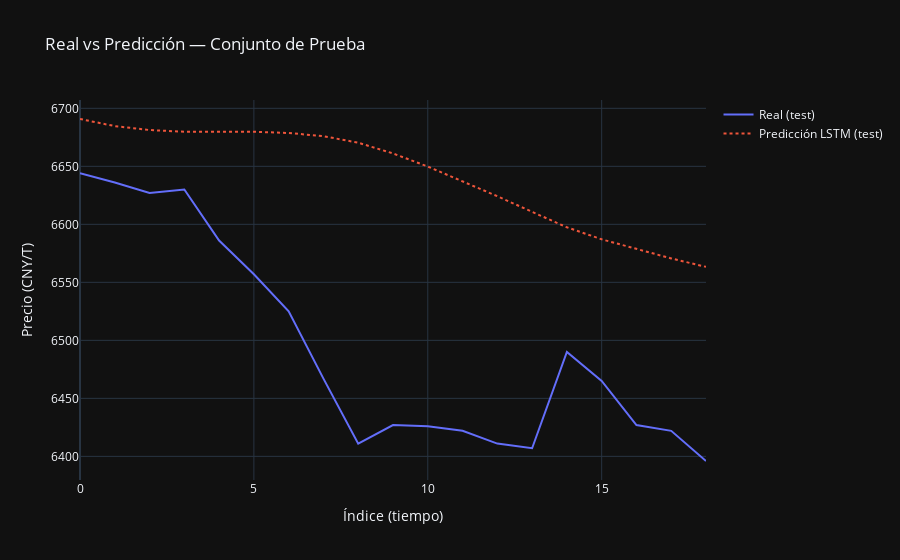

Notebook code for this chart:
### Markdown cell above
## Visualización real vs. Predicción

### Code cell
import plotly.graph_objects as go

fig = go.Figure()

fig.add_trace(go.Scatter(
    y=y_true.flatten(),
    mode="lines",
    name="Real (test)"
))

fig.add_trace(go.Scatter(
    y=y_pred.flatten(),
    mode="lines",
    name="Predicción LSTM (test)",
    line=dict(dash="dot")
))

fig.update_layout(
    title="Real vs Predicción — Conjunto de Prueba",
    xaxis_title="Índice (tiempo)",
    yaxis_title="Precio (CNY/T)",
    template="plotly_dark"
)

fig.show()

### Figure 1 — Plotly figure (JSON) as saved in the notebook; plotly's stock layout.template omitted (floating-point values rounded to 4 significant figures)
{"data": [{"mode": "lines", "name": "Real (test)", "type": "scatter", "y": [6644.0, 6636.0, 6627.0, 6630.0, 6586.0, 6557.0, 6525.0, 6467.0, 6411.0, 6427.0, 6426.0, 6422.0, 6411.0, 6407.0, 6490.0, 6465.0, 6427.0, 6422.0, 6396.0]}, {"line": {"dash": "dot"}, "mode": "lines", "name": "Predicción LSTM (test)", "type": "scatter", "y": [6691.0, 6685.0, 6681.0, 6680.0, 6680.0, 6680.0, 6679.0, 6676.0, 6670.0, 6661.0, 6650.0, 6637.0, 6624.0, 6611.0, 6597.0, 6587.0, 6579.0, 6571.0, 6563.0]}], "layout": {"title": {"text": "Real vs Predicción — Conjunto de Prueba"}, "xaxis": {"title": {"text": "Índice (tiempo)"}}, "yaxis": {"title": {"text": "Precio (CNY/T)"}}}}
